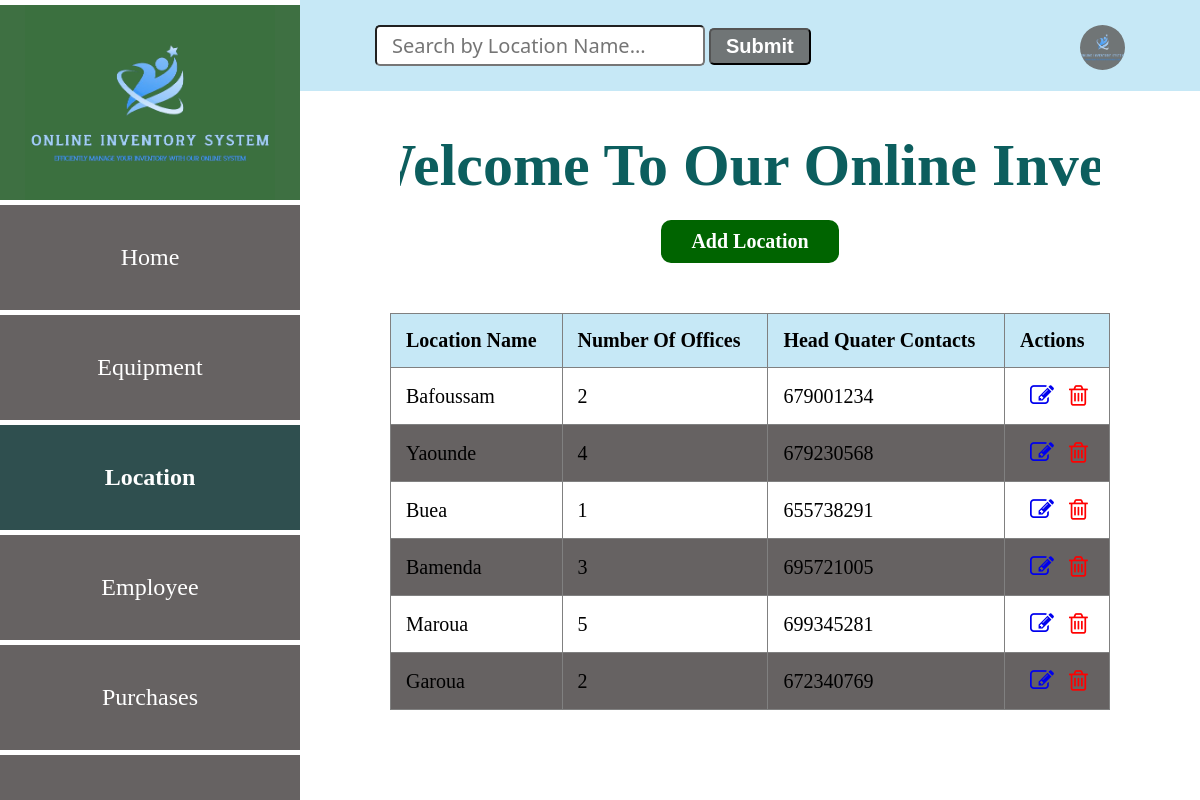
Page /location on the earlier database version.
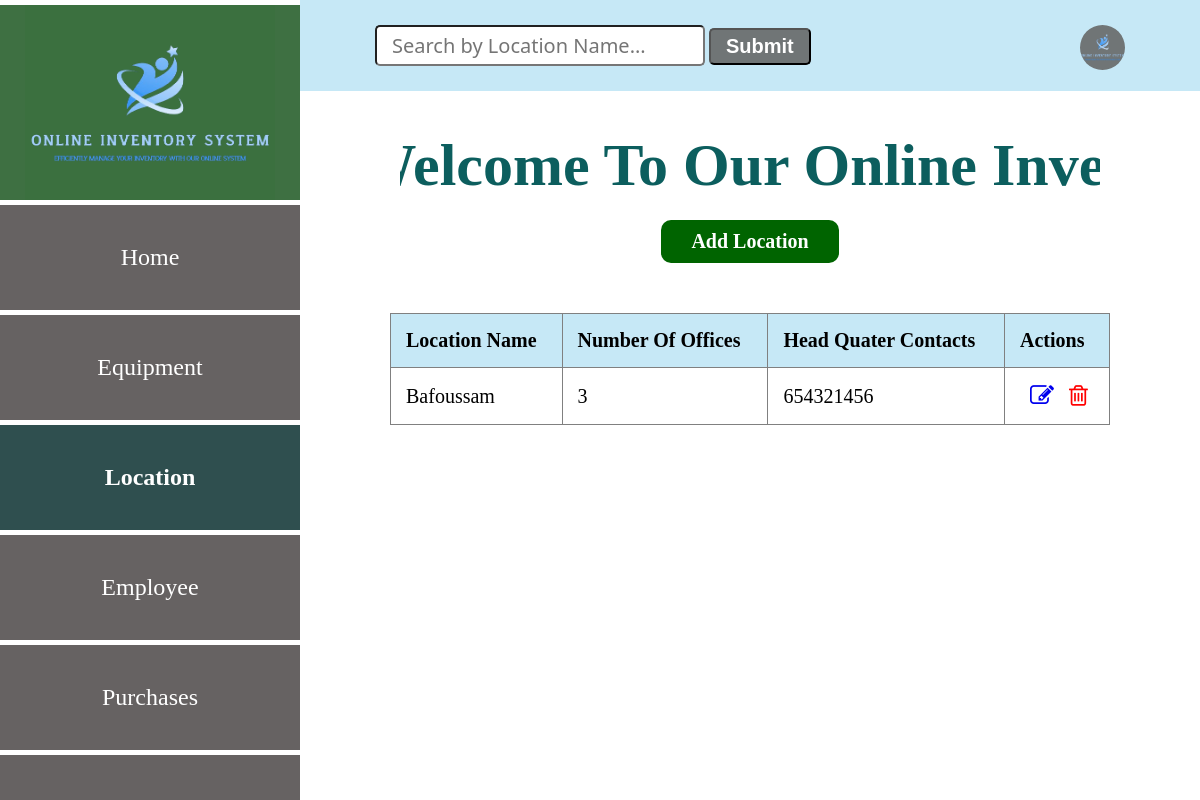
Same page on the later database version.
### app.py (models this page shows, shortened)
class Location(db.Model):
    __tablename__ = "locations"
    id=db.Column(db.Integer, primary_key=True)
    location_name=db.Column(db.String(50))
    number_of_offices=db.Column(db.Integer)
    head_quater_contact=db.Column(db.Integer)
    employees_rel=db.relationship('Employee', backref='employees_location')
    equipment_rel=db.relationship('Equipment', backref='equipment_loation')

### app.py (the view)
@app.route('/location')
def location():
    locations = Location.query.all()
    return render_template ('locationList.html', locations = locations)

### app.py (called while the page is built)
@app.before_request
def create_table():
    db.create_all()

### templates/locationList.html (shortened to what this page needs)
<!DOCTYPE html>
<html lang="en">
<head>
    <link
    rel="stylesheet"
    href="{{ url_for('static', filename='main.css') }}"
    />
    <link rel="stylesheet" href="https://cdnjs.cloudflare.com/ajax/libs/font-awesome/4.7.0/css/font-awesome.min.css">
</head>
<body>
    <div class="header">
        <input type="search" id="query" name="search" placeholder="Search by Location Name...">
        <button id="search-button">Submit</button>
        <a href="#"><img src="{{ url_for('static', filename='logo.png') }}" alt=""></a>
    </div>
    <section class="sidebar">
        <div class="logo">
            <img src="{{ url_for('static', filename='logo.png') }}" alt="logo">
        </div>
        <div class="content">
            <a href="/entry_point" class="home">Home</a>
            <a href="/equipment" class="home">Equipment</a>
            <a href="/location" class="home active">Location</a>
            <a href="/employee" class="home">Employee</a>
            <a href="/purchase" class="home">Purchases</a>
            <a href="/login" class="home">Logout</a>
        </div>
    </section>
    <div class="marquee-container">
      <h1 class="marquee">Welcome To Our Online Inventory System</h1>
    </div>
    <div class="location-form">
      <a href="/add-location" class="btn1">Add Location</a>
      <table border="1" style="overflow: auto;">
        <thead>
          <tr>
            <th>Location Name</th>
            <th>Number Of Offices</th>
            <th>Head Quater Contacts</th>
            <th>Actions</th>
          </tr>
        </thead>
        <tbody id="table-results">
          {% for location in locations  %}
            <tr>
              <td>{{ location.location_name }}</td>
              <td>{{ location.number_of_offices}}</td>
              <td>{{ location.head_quater_contact}}</td>
              <td class="action">
                <a href="/edit_location{{ location.id }}"><i class="fa fa-edit" style="font-size:24px"></i></a>
                <a href="/delete_location{{ location.id }}"><i class="fa fa-trash-o" style="font-size:24px"></i></a>
              </td>
            </tr>
          {% endfor %}
        </tbody>
      </table>
    </div>
</body>
</html>

### static/main.css (style rules this page uses)
body { margin: 0; padding: 0; font-family: Verdana; }
.header { background: #c6e8f6; padding: 25px; }
.header input { padding: 5px 15px; font-size: 20px; font-family:'Segoe UI', Tahoma, Geneva, Verdana, sans-serif; border-radius: 5px; margin-left: 350px; }
.header button { padding: 5px 15px; font-size: 20px; border-radius: 5px; background: #707576; color: #fff; font-weight: bold; }
.header img { width: 45px; height: 45px; background: #707576; border-radius: 50%; float: right; justify-content: center; margin-right: 50px; }
.sidebar { position: fixed; top: 0; left: 0; width: 300px; height: 100vh; background: #707576; border-top: 5px solid #fff; }
.logo { width: 300px; height: 200px; background: rgba(59, 112, 63, 0.938); display: flex; justify-content: center; align-items: center; }
.logo img { width: 250px; display: block; margin: auto; background-color: rgba(59, 112, 63, 0.938); }
.content { background: #707576; width: 300px; height: calc(100vh - 200px); position: fixed; top: 200px; z-index: 1; border-top: 5px solid #fff; overflow-y: auto; }
.content a { display: flex; text-decoration: none; color: #fff; font-size: 24px; border-bottom: 5px solid white; padding: 39px; justify-content: center; }
.home { border: none; outline: none; padding: 10px 16px; background: #666262; cursor: pointer; }
.active, .home:hover { background: darkslategrey; color: black; font-weight: bold; }
h1 { display: flex; font-size: 60px; flex-wrap: wrap; justify-content: center; gap: 50px; margin-left: 300px; text-align: center; margin-top: 40px; color: rgb(12, 94, 94); }
.location-form { display: flex; justify-content: center; align-items: center; flex-direction: column; margin-left: 300px; }
table { width: 80%; border-collapse: collapse; margin-top: 30px; }
th, td { padding: 15px; text-align: left; font-size: 20px; }
th { background-color: #c6e8f6; font-weight: bold; }
.btn1 { background: darkgreen; color: #fff; font-size: 1em; padding: 10px 30px; border-radius: 10px; transition: background-color 0.25s; margin-bottom: 20px; text-decoration: none; font-size: 20px; display: block; margin-top: -20px; font-weight: bold; }
.marquee-container { overflow: hidden; margin-right: 100px; margin-left: 400px; behavior: inherit; }
.marquee { animation: marquee 20s linear infinite; white-space: nowrap; }
.action a { margin-left: 10px; }
.action .fa-trash-o { color: red; }

Differences in the rows shown:
removed Location: location_name "Yaounde", number_of_offices "4", head_quater_contact "679230568"
removed Location: location_name "Buea", number_of_offices "1", head_quater_contact "655738291"
removed Location: location_name "Bamenda", number_of_offices "3", head_quater_contact "695721005"
removed Location: location_name "Maroua", number_of_offices "5", head_quater_contact "699345281"
removed Location: location_name "Garoua", number_of_offices "2", head_quater_contact "672340769"
changed Location "Bafoussam": number_of_offices "2" → "3"; head_quater_contact "679001234" → "654321456"
